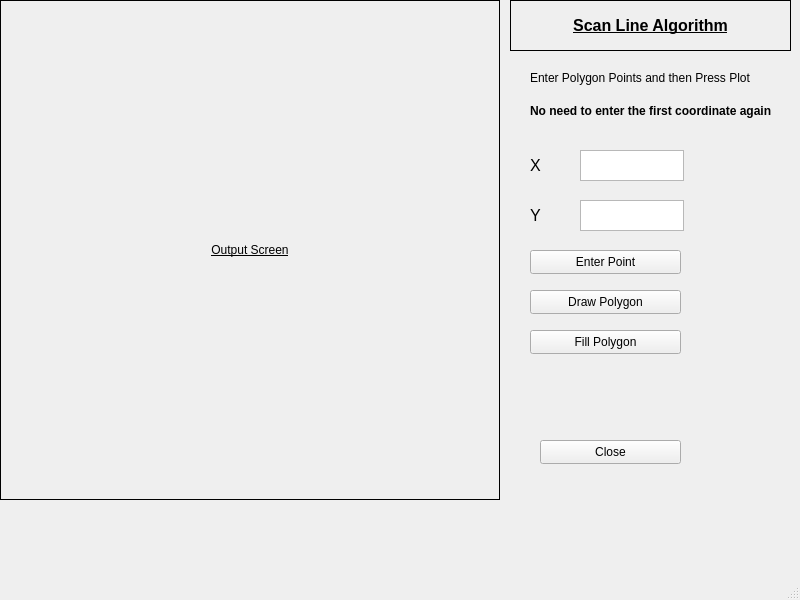
<?xml version="1.0" encoding="UTF-8"?>
<ui version="4.0">
 <class>MainWindow</class>
 <widget class="QMainWindow" name="MainWindow">
  <property name="geometry">
   <rect>
    <x>0</x>
    <y>0</y>
    <width>800</width>
    <height>600</height>
   </rect>
  </property>
  <property name="windowTitle">
   <string>MainWindow</string>
  </property>
  <widget class="QWidget" name="centralwidget">
   <widget class="QLabel" name="label">
    <property name="geometry">
     <rect>
      <x>0</x>
      <y>0</y>
      <width>500</width>
      <height>500</height>
     </rect>
    </property>
    <property name="font">
     <font>
      <bold>false</bold>
      <underline>true</underline>
     </font>
    </property>
    <property name="frameShape">
     <enum>QFrame::Box</enum>
    </property>
    <property name="text">
     <string>Output Screen</string>
    </property>
    <property name="alignment">
     <set>Qt::AlignCenter</set>
    </property>
   </widget>
   <widget class="QLabel" name="label_2">
    <property name="geometry">
     <rect>
      <x>510</x>
      <y>0</y>
      <width>281</width>
      <height>51</height>
     </rect>
    </property>
    <property name="font">
     <font>
      <pointsize>12</pointsize>
      <bold>true</bold>
      <underline>true</underline>
     </font>
    </property>
    <property name="frameShape">
     <enum>QFrame::Box</enum>
    </property>
    <property name="text">
     <string>Scan Line Algorithm</string>
    </property>
    <property name="alignment">
     <set>Qt::AlignCenter</set>
    </property>
   </widget>
   <widget class="QLabel" name="label_4">
    <property name="geometry">
     <rect>
      <x>530</x>
      <y>70</y>
      <width>231</width>
      <height>16</height>
     </rect>
    </property>
    <property name="text">
     <string>Enter Polygon Points and then Press Plot</string>
    </property>
   </widget>
   <widget class="QLabel" name="label_5">
    <property name="geometry">
     <rect>
      <x>530</x>
      <y>90</y>
      <width>241</width>
      <height>41</height>
     </rect>
    </property>
    <property name="font">
     <font>
      <bold>true</bold>
     </font>
    </property>
    <property name="text">
     <string>No need to enter the first coordinate again</string>
    </property>
   </widget>
   <widget class="QLabel" name="label_6">
    <property name="geometry">
     <rect>
      <x>530</x>
      <y>150</y>
      <width>31</width>
      <height>31</height>
     </rect>
    </property>
    <property name="font">
     <font>
      <pointsize>12</pointsize>
     </font>
    </property>
    <property name="text">
     <string>X</string>
    </property>
   </widget>
   <widget class="QPlainTextEdit" name="x">
    <property name="geometry">
     <rect>
      <x>580</x>
      <y>150</y>
      <width>104</width>
      <height>31</height>
     </rect>
    </property>
   </widget>
   <widget class="QLabel" name="label_7">
    <property name="geometry">
     <rect>
      <x>530</x>
      <y>200</y>
      <width>31</width>
      <height>31</height>
     </rect>
    </property>
    <property name="font">
     <font>
      <pointsize>12</pointsize>
     </font>
    </property>
    <property name="text">
     <string>Y</string>
    </property>
   </widget>
   <widget class="QPlainTextEdit" name="y">
    <property name="geometry">
     <rect>
      <x>580</x>
      <y>200</y>
      <width>104</width>
      <height>31</height>
     </rect>
    </property>
   </widget>
   <widget class="QPushButton" name="pushButton">
    <property name="geometry">
     <rect>
      <x>530</x>
      <y>250</y>
      <width>151</width>
      <height>24</height>
     </rect>
    </property>
    <property name="text">
     <string>Enter Point</string>
    </property>
   </widget>
   <widget class="QPushButton" name="pushButton_2">
    <property name="geometry">
     <rect>
      <x>530</x>
      <y>290</y>
      <width>151</width>
      <height>24</height>
     </rect>
    </property>
    <property name="text">
     <string>Draw Polygon</string>
    </property>
   </widget>
   <widget class="QPushButton" name="pushButton_3">
    <property name="geometry">
     <rect>
      <x>530</x>
      <y>330</y>
      <width>151</width>
      <height>24</height>
     </rect>
    </property>
    <property name="text">
     <string>Fill Polygon</string>
    </property>
   </widget>
   <widget class="QPushButton" name="pushButton_4">
    <property name="geometry">
     <rect>
      <x>540</x>
      <y>440</y>
      <width>141</width>
      <height>24</height>
     </rect>
    </property>
    <property name="text">
     <string>Close</string>
    </property>
   </widget>
  </widget>
  <widget class="QMenuBar" name="menubar">
   <property name="geometry">
    <rect>
     <x>0</x>
     <y>0</y>
     <width>800</width>
     <height>21</height>
    </rect>
   </property>
  </widget>
  <widget class="QStatusBar" name="statusbar"/>
 </widget>
 <resources/>
 <connections>
  <connection>
   <sender>pushButton_4</sender>
   <signal>clicked()</signal>
   <receiver>MainWindow</receiver>
   <slot>close()</slot>
   <hints>
    <hint type="sourcelabel">
     <x>619</x>
     <y>479</y>
    </hint>
    <hint type="destinationlabel">
     <x>603</x>
     <y>419</y>
    </hint>
   </hints>
  </connection>
 </connections>
</ui>
